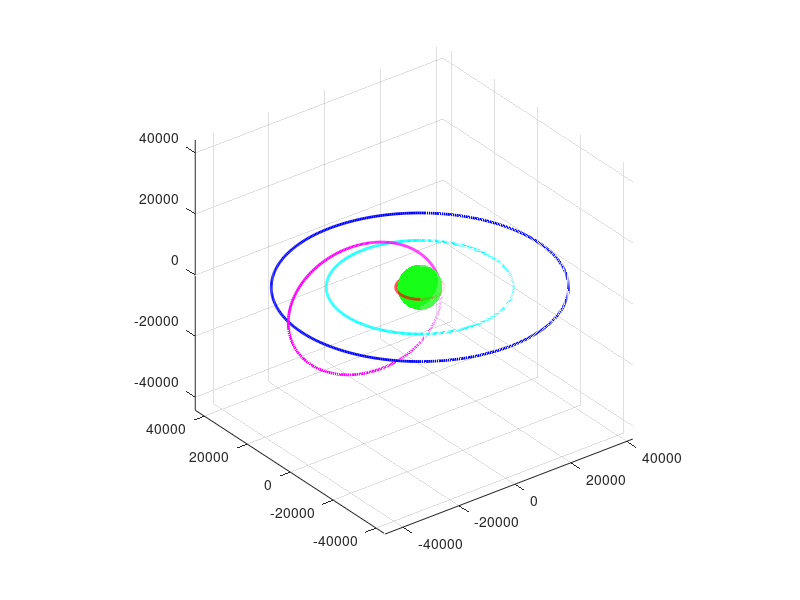

Recreate this plot in MATLAB. (Note: this script raises an error after producing the figure.)
clc;
clear;
close all;

%% Constants
r_earth = 6371;
LEO_alt = 500;
GEO_alt = 35786;
MEO_alt = 20200;
HEO_apogee = 40000;
HEO_perigee = 500;
i_LEO = 0;
i_MEO = 0;
i_GEO = 0;
i_HEO = 63.4; % Molniya

%% Orbit Rotation
rotateOrbit = @(x, y, z, inc_deg) deal( ...
    x, ...
    y*cosd(inc_deg) - z*sind(inc_deg), ...
    y*sind(inc_deg) + z*cosd(inc_deg) ...
);

%% Generate Earth Sphere and Set Orbits
[xe, ye, ze] = sphere(100);
earth = surf(r_earth*xe, r_earth*ye, r_earth*ze); 
hold on
set(earth, 'FaceColor', 'g', 'EdgeColor', 'none', 'FaceAlpha', 0.7);

% Lower Earth Orbit
r_LEO = r_earth + LEO_alt;
theta = linspace(0, 2*pi, 500);
x_LEO = r_LEO * cos(theta);
y_LEO = r_LEO * sin(theta);
z_LEO = zeros(size(theta));
[x_LEO, y_LEO, z_LEO] = rotateOrbit(x_LEO, y_LEO, z_LEO, i_LEO);
plot3(x_LEO, y_LEO, z_LEO, 'r', 'LineWidth', 2);

% Medium Earth Orbit
r_MEO = r_earth + MEO_alt;
x_MEO = r_MEO * cos(theta);
y_MEO = r_MEO * sin(theta);
z_MEO = zeros(size(theta));
[x_MEO, y_MEO, z_MEO] = rotateOrbit(x_MEO, y_MEO, z_MEO, i_MEO);
plot3(x_MEO, y_MEO, z_MEO, 'c', 'LineWidth', 2);

% Greater Earth Orbit
r_GEO = r_earth + GEO_alt;
x_GEO = r_GEO * cos(theta);
y_GEO = r_GEO * sin(theta);
z_GEO = zeros(size(theta));
[x_GEO, y_GEO, z_GEO] = rotateOrbit(x_GEO, y_GEO, z_GEO, i_GEO);
plot3(x_GEO, y_GEO, z_GEO, 'b', 'LineWidth', 2);

% Highly Elliptical Orbit
a_HEO = (HEO_apogee + HEO_perigee + 2*r_earth)/2; % semi-major axis
e_HEO = (HEO_apogee - HEO_perigee)/(HEO_apogee + HEO_perigee + 2*r_earth); % eccentricity
r_HEO = a_HEO * (1 - e_HEO^2) ./ (1 + e_HEO * cos(theta));
x_HEO = r_HEO .* cos(theta);
y_HEO = r_HEO .* sin(theta);
z_HEO = zeros(size(theta));
[x_HEO, y_HEO, z_HEO] = rotateOrbit(x_HEO, y_HEO, z_HEO, i_HEO);
plot3(x_HEO, y_HEO, z_HEO, 'm', 'LineWidth', 2);

%% Graph
axis equal;
grid on;
set(gcf, 'Color', 'k');  
ax = gca;
ax.XColor = 'w';
ax.YColor = 'w';
ax.ZColor = 'w';
set(gca, 'Color', 'k');
xlabel('X (km)');
ylabel('Y (km)');
zlabel('Z (km)');
title = title('Earth with LEO, MEO, GEO, and HEO Orbits (3D)');
set(title, 'Color', 'w');
lgd = legend('Earth', 'LEO', 'MEO', 'GEO', 'HEO');
set(lgd, 'Color', 'k', 'TextColor', 'w');
view(3);